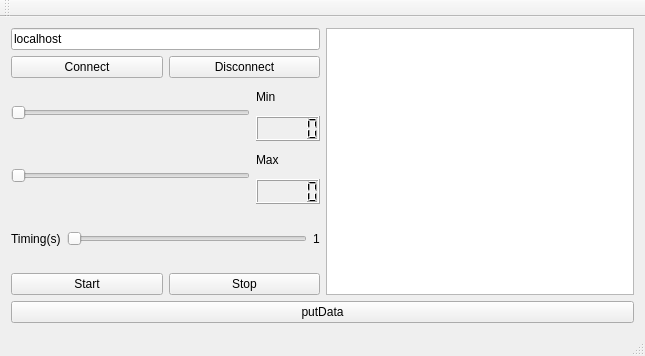
<?xml version="1.0" encoding="UTF-8"?>
<ui version="4.0">
 <class>MainWindow</class>
 <widget class="QMainWindow" name="MainWindow">
  <property name="geometry">
   <rect>
    <x>0</x>
    <y>0</y>
    <width>645</width>
    <height>356</height>
   </rect>
  </property>
  <property name="windowTitle">
   <string>MainWindow</string>
  </property>
  <widget class="QWidget" name="centralWidget">
   <layout class="QVBoxLayout" name="verticalLayout_5">
    <item>
     <layout class="QHBoxLayout" name="horizontalLayout_6">
      <item>
       <layout class="QVBoxLayout" name="verticalLayout_4">
        <item>
         <layout class="QVBoxLayout" name="verticalLayout_3">
          <item>
           <widget class="QLineEdit" name="lineEdit">
            <property name="text">
             <string>localhost</string>
            </property>
           </widget>
          </item>
          <item>
           <layout class="QHBoxLayout" name="horizontalLayout_3">
            <item>
             <widget class="QPushButton" name="buttonConnect">
              <property name="text">
               <string>Connect</string>
              </property>
             </widget>
            </item>
            <item>
             <widget class="QPushButton" name="buttonDisconnect">
              <property name="text">
               <string>Disconnect</string>
              </property>
             </widget>
            </item>
           </layout>
          </item>
         </layout>
        </item>
        <item>
         <layout class="QHBoxLayout" name="horizontalLayout_2">
          <item>
           <widget class="QSlider" name="sliderMin">
            <property name="orientation">
             <enum>Qt::Horizontal</enum>
            </property>
           </widget>
          </item>
          <item>
           <layout class="QVBoxLayout" name="verticalLayout">
            <item>
             <widget class="QLabel" name="label">
              <property name="text">
               <string>Min</string>
              </property>
             </widget>
            </item>
            <item>
             <widget class="QLCDNumber" name="lcdMin"/>
            </item>
           </layout>
          </item>
         </layout>
        </item>
        <item>
         <layout class="QHBoxLayout" name="horizontalLayout">
          <item>
           <widget class="QSlider" name="sliderMax">
            <property name="orientation">
             <enum>Qt::Horizontal</enum>
            </property>
           </widget>
          </item>
          <item>
           <layout class="QVBoxLayout" name="verticalLayout_2">
            <item>
             <widget class="QLabel" name="label_2">
              <property name="text">
               <string>Max</string>
              </property>
             </widget>
            </item>
            <item>
             <widget class="QLCDNumber" name="lcdMax"/>
            </item>
           </layout>
          </item>
         </layout>
        </item>
        <item>
         <layout class="QHBoxLayout" name="horizontalLayout_4">
          <item>
           <widget class="QLabel" name="label_3">
            <property name="text">
             <string>Timing(s)</string>
            </property>
           </widget>
          </item>
          <item>
           <widget class="QSlider" name="sliderTiming">
            <property name="minimum">
             <number>1</number>
            </property>
            <property name="maximum">
             <number>5</number>
            </property>
            <property name="orientation">
             <enum>Qt::Horizontal</enum>
            </property>
           </widget>
          </item>
          <item>
           <widget class="QLabel" name="label_4">
            <property name="text">
             <string>1</string>
            </property>
           </widget>
          </item>
         </layout>
        </item>
        <item>
         <layout class="QHBoxLayout" name="horizontalLayout_5">
          <item>
           <widget class="QPushButton" name="buttonStart">
            <property name="text">
             <string>Start</string>
            </property>
           </widget>
          </item>
          <item>
           <widget class="QPushButton" name="buttonStop">
            <property name="text">
             <string>Stop</string>
            </property>
           </widget>
          </item>
         </layout>
        </item>
       </layout>
      </item>
      <item>
       <widget class="QTextEdit" name="textEdit"/>
      </item>
     </layout>
    </item>
    <item>
     <widget class="QPushButton" name="pushButtonPut">
      <property name="text">
       <string>putData</string>
      </property>
     </widget>
    </item>
   </layout>
  </widget>
  <widget class="QMenuBar" name="menuBar">
   <property name="geometry">
    <rect>
     <x>0</x>
     <y>0</y>
     <width>645</width>
     <height>21</height>
    </rect>
   </property>
  </widget>
  <widget class="QToolBar" name="mainToolBar">
   <attribute name="toolBarArea">
    <enum>TopToolBarArea</enum>
   </attribute>
   <attribute name="toolBarBreak">
    <bool>false</bool>
   </attribute>
  </widget>
  <widget class="QStatusBar" name="statusBar"/>
 </widget>
 <layoutdefault spacing="6" margin="11"/>
 <resources/>
 <connections>
  <connection>
   <sender>sliderMax</sender>
   <signal>valueChanged(int)</signal>
   <receiver>lcdMax</receiver>
   <slot>display(int)</slot>
   <hints>
    <hint type="sourcelabel">
     <x>94</x>
     <y>181</y>
    </hint>
    <hint type="destinationlabel">
     <x>268</x>
     <y>189</y>
    </hint>
   </hints>
  </connection>
  <connection>
   <sender>sliderMin</sender>
   <signal>valueChanged(int)</signal>
   <receiver>lcdMin</receiver>
   <slot>display(int)</slot>
   <hints>
    <hint type="sourcelabel">
     <x>95</x>
     <y>123</y>
    </hint>
    <hint type="destinationlabel">
     <x>296</x>
     <y>140</y>
    </hint>
   </hints>
  </connection>
  <connection>
   <sender>sliderTiming</sender>
   <signal>valueChanged(int)</signal>
   <receiver>label_4</receiver>
   <slot>setNum(int)</slot>
   <hints>
    <hint type="sourcelabel">
     <x>180</x>
     <y>229</y>
    </hint>
    <hint type="destinationlabel">
     <x>317</x>
     <y>214</y>
    </hint>
   </hints>
  </connection>
 </connections>
</ui>
